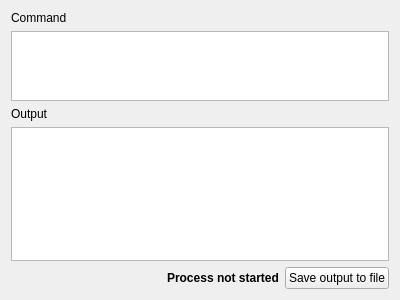
<?xml version="1.0" encoding="UTF-8"?>
<ui version="4.0">
 <class>execBin</class>
 <widget class="QWidget" name="execBin">
  <property name="geometry">
   <rect>
    <x>0</x>
    <y>0</y>
    <width>400</width>
    <height>300</height>
   </rect>
  </property>
  <property name="windowTitle">
   <string>Executable</string>
  </property>
  <layout class="QVBoxLayout" name="verticalLayout">
   <item>
    <widget class="QLabel" name="label_command">
     <property name="text">
      <string>Command</string>
     </property>
    </widget>
   </item>
   <item>
    <widget class="QPlainTextEdit" name="text_command">
     <property name="maximumSize">
      <size>
       <width>16777215</width>
       <height>100</height>
      </size>
     </property>
     <property name="font">
      <font>
       <family>Monospace</family>
       <pointsize>8</pointsize>
      </font>
     </property>
     <property name="readOnly">
      <bool>true</bool>
     </property>
    </widget>
   </item>
   <item>
    <widget class="QLabel" name="label_output">
     <property name="text">
      <string>Output</string>
     </property>
    </widget>
   </item>
   <item>
    <widget class="QPlainTextEdit" name="text_output">
     <property name="font">
      <font>
       <family>Monospace</family>
       <pointsize>8</pointsize>
      </font>
     </property>
     <property name="readOnly">
      <bool>true</bool>
     </property>
    </widget>
   </item>
   <item>
    <layout class="QHBoxLayout" name="horizontalLayout">
     <item>
      <spacer name="horizontalSpacer">
       <property name="orientation">
        <enum>Qt::Horizontal</enum>
       </property>
       <property name="sizeHint" stdset="0">
        <size>
         <width>40</width>
         <height>20</height>
        </size>
       </property>
      </spacer>
     </item>
     <item>
      <widget class="QLabel" name="label_status">
       <property name="font">
        <font>
         <weight>75</weight>
         <bold>true</bold>
        </font>
       </property>
       <property name="text">
        <string>Process not started</string>
       </property>
      </widget>
     </item>
     <item>
      <widget class="QPushButton" name="btn_save">
       <property name="text">
        <string>Save output to file</string>
       </property>
      </widget>
     </item>
    </layout>
   </item>
  </layout>
 </widget>
 <resources/>
 <connections/>
</ui>
